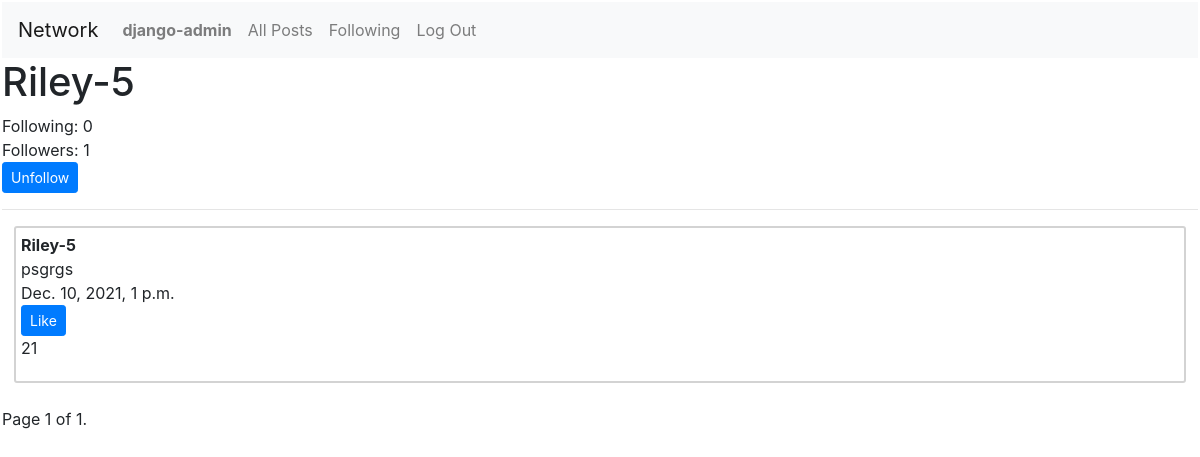
Screenshot of /profile/Riley-5 (signed in) with the database file from the repository.
### network/models.py (models this page shows, shortened)
class User(AbstractUser):
    pass

class Post(models.Model):
    content = models.TextField()
    dateTime = models.DateTimeField(auto_now = False, auto_now_add = True)
    like = models.BigIntegerField(default = 0)
    user = models.ForeignKey(User, on_delete = models.CASCADE, related_name = "user")

### network/views.py (the view)
# urls.py: path("profile/<str:username>", views.profile, name="profile"),
def profile(request, username):
    profile = User.objects.get(username = username)
    profilePosts = Post.objects.filter(user__username = username).order_by("dateTime")
    followedPeople = Follower.objects.filter(user = request.user).values_list("followingUser", flat = True)
    following = Follower.objects.filter(user = profile).values_list("followingUser", flat=True)
    followers = Follower.objects.filter(followingUser = profile).values_list("user", flat=True)
    postsPerPage = Paginator(profilePosts, 10)
    page_number = request.GET.get('page')
    page_obj = postsPerPage.get_page(page_number)
    return render(request, "network/profile.html", {
        "profile": profile,
        "profilePosts": page_obj,
        "followedPeople": followedPeople,
        "following": following,
        "followers": followers
    })

### network/templates/network/profile.html (shortened to what this page needs)
{% extends "network/layout.html" %}
{% load static %}
{% block body %}
    <h1>{{ profile.username }}</h1>
    <div id="follow-unfollow">
        Following: {{ following.count }}
        <br>
        Followers: {{ followers.count }}
        <br>
        {% if profile.username != user.username %}
            <form action="{% url 'follow' profile.username %}" method="POST">
                {% if profile.id not in followedPeople %}
                    <input class="btn btn-primary btn-sm" id=follow-button name="user-follow" type="submit" value="Follow"></input>
                {% elif profile.id in followedPeople %}
                    <input class="btn btn-primary btn-sm" id=unfollow-button name="user-unfollow" type="submit" value="Unfollow"></input>
                {% endif %}
            </form>
        {% endif %}
        <hr>
    </div>
    {% for profilePost in profilePosts %}
        <div class="posts">
            <div id="username">
                <strong>{{ profilePost.user }}</strong>
            </div>
            <div id="content">
                {{ profilePost.content }}
            </div>
            <div id="date-time">
                {{ profilePost.dateTime }}
            </div>
            <div id="likes">
                <button class="btn btn-primary btn-sm" id="like-button" data-postid = "{{ profilePost.id }}" onclick = "likePost(this)">Like</button>
                <p id="number-likes{{ profilePost.id }}">{{ profilePost.like }}</p>
            </div>
        </div>
        <br>
    {% endfor %}
    <div class="pagination">
        <span class="step-links">
            <span class="current">
                Page {{ profilePosts.number }} of {{ profilePosts.paginator.num_pages }}.
            </span>
        </span>
    </div>
{% endblock %}

### network/templates/network/layout.html (shortened to what this page needs)
{% load static %}
<!DOCTYPE html>
<html lang="en">
    <head>
        <link rel="stylesheet" href="https://stackpath.bootstrapcdn.com/bootstrap/4.4.1/css/bootstrap.min.css">
        <link href="{% static 'network/styles.css' %}" rel="stylesheet">
    </head>
    <body>
        <nav class="navbar navbar-expand-lg navbar-light bg-light">
            <a class="navbar-brand" href="{% url 'index' %}">Network</a>
            <div>
              <ul class="navbar-nav mr-auto">
                {% if user.is_authenticated %}
                    <li class="nav-item">
                        <a class="nav-link" href="{% url 'profile' user.username %}"><strong>{{ user.username }}</strong></a>
                    </li>
                {% endif %}
                <li class="nav-item">
                  <a class="nav-link" href="{% url 'index' %}">All Posts</a>
                </li>
                {% if user.is_authenticated %}
                    <li class="nav-item">
                        <a class="nav-link" href="{% url 'following' %}">Following</a>
                    </li>
                    <li class="nav-item">
                        <a class="nav-link" href="{% url 'logout' %}">Log Out</a>
                    </li>
                {% endif %}
              </ul>
            </div>
          </nav>
        <div class="body">
            {% block body %}
            {% endblock %}
        </div>
    </body>
</html>

### network/static/network/styles.css (style rules this page uses)
body { padding: 2px; }
.posts { border: solid 2px lightgray; border-radius: 3px; margin-right: 1vw; margin-left: 1vw; padding: 5px; }

### rows the page displays
User: username "django-admin"
User: username "Riley-5"
Post: user "Riley-5", content "psgrgs", dateTime "Dec. 10, 2021, 1 p.m.", like "21"

### other values shown
{{ following.count }} "0"
{{ followers.count }} "1"
{{ profilePosts.number }} "1"
{{ profilePosts.paginator.num_pages }} "1"
